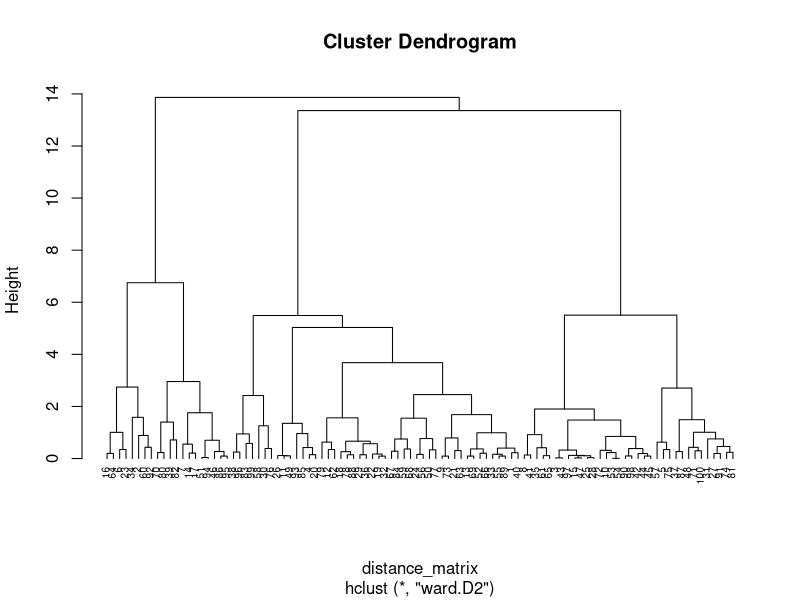

This figure's R source:
library("dplyr")
library("ggplot2")
library("readr")
set.seed(123)
transaction_data <- data.frame(
  CustomerID = rep(1:100, each=5),
  TransactionDate = sample(1:90,500,replace = TRUE),
  PurchaseAmount = round(runif(500 ,min=10,max=200),2)
)
transaction_data
current_date <- 90
customer_summary <- transaction_data %>%
  group_by(CustomerID) %>%
  summarize(
    Recency = 90 - max(TransactionDate),    # Days since last purchase
    Frequency = n(),                        # Count of transactions
    Monetary = sum(PurchaseAmount),         # Total purchase amount
    .groups = "drop"
  )

customer_summary

customer_summary <- customer_summary %>%
  mutate(
    RecencyScore = ntile(-Recency, 5),      # Negate Recency so lower values get higher scores
    FrequencyScore = ntile(Frequency, 5),  # Higher frequency gets higher scores
    MonetaryScore = ntile(Monetary, 5),    # Higher monetary gets higher scores
    RFMScore = RecencyScore * 100 + FrequencyScore * 10 + MonetaryScore
  )

customer_summary# Normalize the RFM metrics
rfm_normalized <- customer_summary %>%
  select(Recency, Frequency, Monetary) %>%
  mutate(across(everything(), scale))

# View normalized data
head(rfm_normalized)

# Compute distance matrix
distance_matrix <- dist(rfm_normalized, method = "euclidean")

# Perform hierarchical clustering
hc <- hclust(distance_matrix, method = "ward.D2")

# Plot dendrogram
plot(hc, cex = 0.6, hang = -1)

# Cut the dendrogram into k clusters
hc_clusters <- cutree(hc, k = 3)

# Add cluster labels to the customer summary
customer_summary$Cluster <- hc_clusters

# View segmented data
head(customer_summary)


# Descriptive statistics for each cluster
cluster_summary_stats <- customer_summary %>%
  group_by(Cluster) %>%
  summarize(
    AvgRecency = mean(Recency),
    MedianRecency = median(Recency),
    MinRecency = min(Recency),
    MaxRecency = max(Recency),
    
    AvgFrequency = mean(Frequency),
    MedianFrequency = median(Frequency),
    MinFrequency = min(Frequency),
    MaxFrequency = max(Frequency),
    
    AvgMonetary = mean(Monetary),
    MedianMonetary = median(Monetary),
    MinMonetary = min(Monetary),
    MaxMonetary = max(Monetary),
    
    .groups = "drop"
  )

# View summary statistics
print(cluster_summary_stats)







